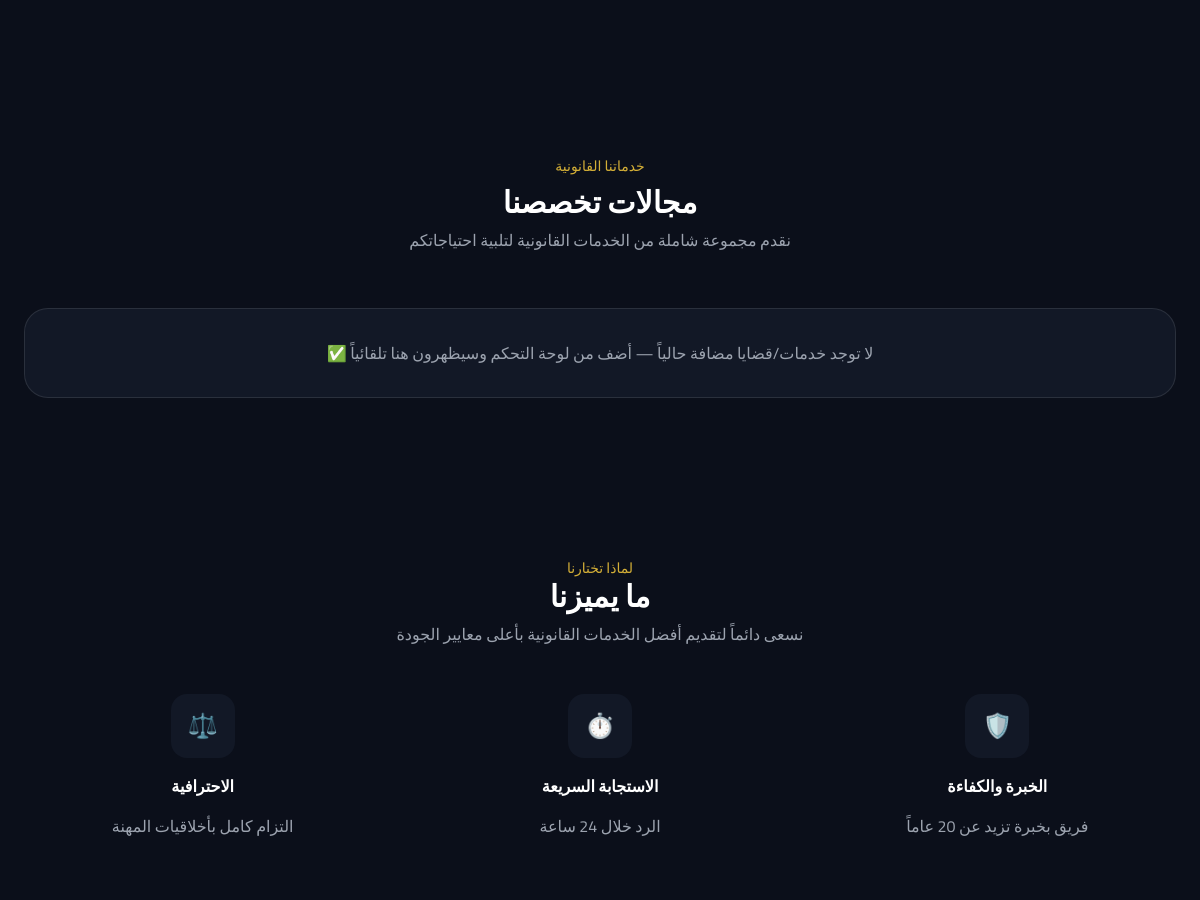
Before: / (middle part) with the older database file.
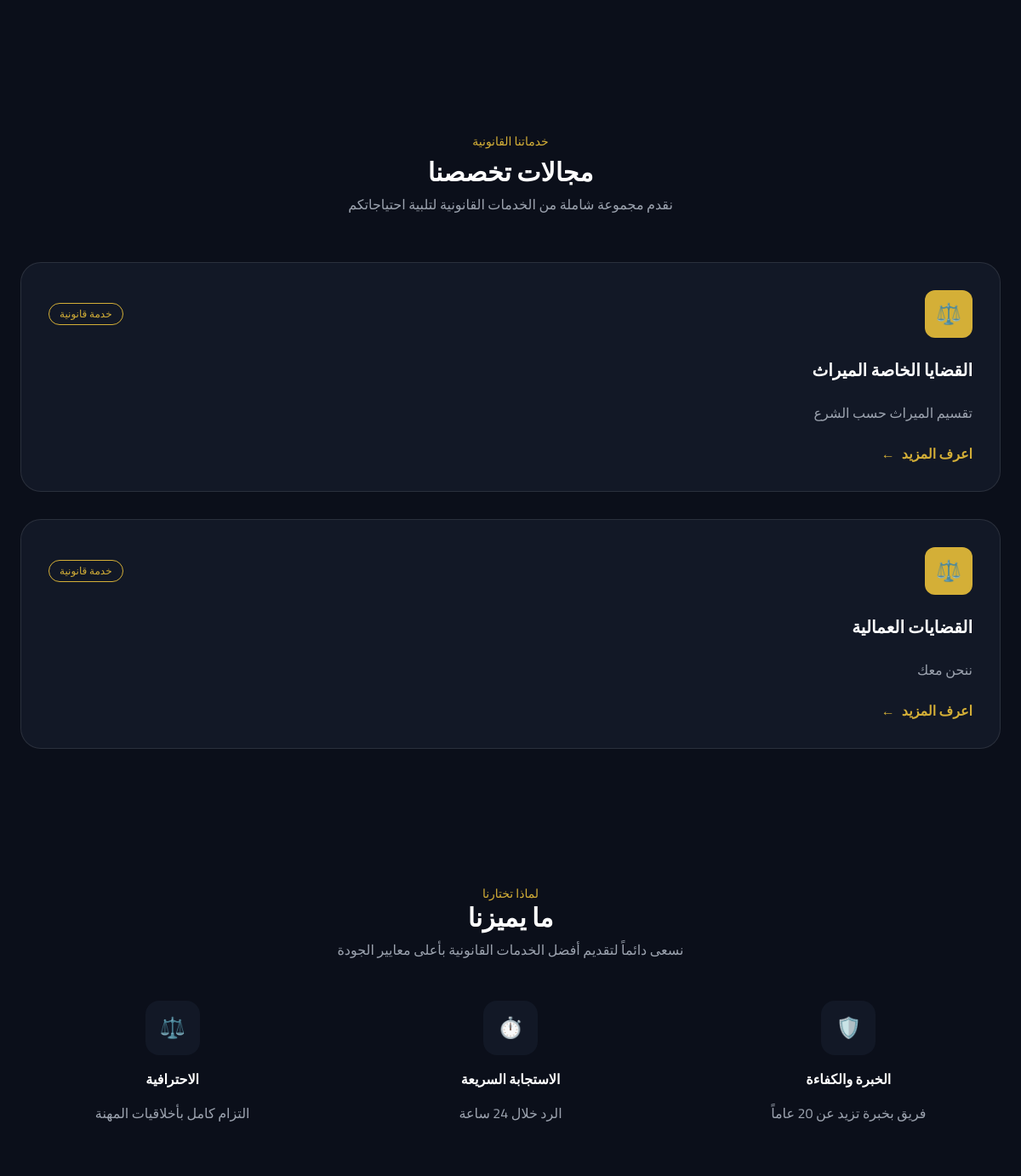
After: the same page with the newer database file.
### legal/models.py (models this page shows, shortened)
class LegalService(models.Model):
    SERVICE_TYPES = [
        ("case", "قضية"),
        ("service", "خدمة قانونية"),
    ]
    title = models.CharField(
        max_length=200,
        verbose_name="العنوان"
    )
    description = models.TextField(
        verbose_name="الوصف"
    )
    icon = models.CharField(
        max_length=20,
        verbose_name="الأيقونة",
        help_text="مثال: ⚖️ 🏢 👨‍👩‍👧",
        blank=True
    )
    image = models.ImageField(
        upload_to="legal_services/",
        verbose_name="صورة الكرت",
        blank=True,
        null=True
    )
    service_type = models.CharField(
        max_length=20,
        choices=SERVICE_TYPES,
        verbose_name="التصنيف"
    )
    is_active = models.BooleanField(
        default=True,
        verbose_name="مفعل"
    )
    order = models.PositiveIntegerField(
        default=0,
        verbose_name="الترتيب"
    )
    class Meta:
        ordering = ["order"]
        verbose_name = "خدمة قانونية / قضية"
        verbose_name_plural = "الخدمات والقضايا"

### legal/views.py (the view)
# urls.py: path("", home, name="home"),
def home(request):
    services = LegalService.objects.filter(
        is_active=True
    ).order_by("order")
    return render(
        request,
        "index.html",
        {
            "services": services
        }
    )

### templates/index.html (shortened to what this page needs)
<!DOCTYPE html>
<html lang="ar" dir="rtl">
<head>
  <script src="https://cdn.tailwindcss.com"></script>
</head>
<body class="bg-dark text-white font-cairo">
<section class="px-6 py-20">
</section>
<section class="px-6 py-20">
  <div class="container-desktop space-y-14">
    <div class="text-center space-y-2">
      <p class="text-gold text-sm">خدماتنا القانونية</p>
      <h2 class="text-3xl font-bold">مجالات تخصصنا</h2>
      <p class="text-gray-400">
        نقدم مجموعة شاملة من الخدمات القانونية لتلبية احتياجاتكم
      </p>
    </div>
    <div class="services-grid flex flex-col space-y-6 lg:space-y-0">
      {% for service in services %}
      <div class="bg-card rounded-3xl p-8 space-y-6 border border-white/10 hover:border-gold transition hover:-translate-y-1 hover:shadow-[0_20px_40px_rgba(212,175,55,0.12)]">
        <div class="flex items-center justify-between">
          <div class="bg-gold text-black w-14 h-14 rounded-xl flex items-center justify-center text-2xl">
            {{ service.icon|default:"⚖️" }}
          </div>
          <span class="text-xs px-3 py-1 rounded-full border border-gold text-gold bg-transparent">
            {{ service.get_service_type_display }}
          </span>
        </div>
        <h3 class="text-xl font-bold">
          {{ service.title }}
        </h3>
        <p class="text-gray-400">
          {{ service.description|truncatewords:18 }}
        </p>
        <a href="#" class="text-gold font-semibold inline-flex items-center gap-2">
          اعرف المزيد <span>←</span>
        </a>
      </div>
      {% empty %}
      <div class="bg-card rounded-3xl p-8 text-center text-gray-400 border border-white/10">
        لا توجد خدمات/قضايا مضافة حالياً — أضف من لوحة التحكم وسيظهرون هنا تلقائياً ✅
      </div>
      {% endfor %}
    </div>
  </div>
</section>
<section class="px-6 py-20 text-center">
  <div class="container-desktop space-y-12">
    <div>
      <p class="text-gold text-sm">لماذا تختارنا</p>
      <h2 class="text-3xl font-bold">ما يميزنا</h2>
      <p class="text-gray-400 mt-2">
        نسعى دائماً لتقديم أفضل الخدمات القانونية بأعلى معايير الجودة
      </p>
    </div>
    <div class="why-grid">
      <div class="space-y-4">
        <div class="mx-auto bg-card w-16 h-16 rounded-2xl flex items-center justify-center text-gold text-2xl">🛡️</div>
        <h3 class="font-bold">الخبرة والكفاءة</h3>
        <p class="text-gray-400">فريق بخبرة تزيد عن 20 عاماً</p>
      </div>
      <div class="space-y-4">
        <div class="mx-auto bg-card w-16 h-16 rounded-2xl flex items-center justify-center text-gold text-2xl">⏱️</div>
        <h3 class="font-bold">الاستجابة السريعة</h3>
        <p class="text-gray-400">الرد خلال 24 ساعة</p>
      </div>
      <div class="space-y-4">
        <div class="mx-auto bg-card w-16 h-16 rounded-2xl flex items-center justify-center text-gold text-2xl">⚖️</div>
        <h3 class="font-bold">الاحترافية</h3>
        <p class="text-gray-400">التزام كامل بأخلاقيات المهنة</p>
      </div>
    </div>
  </div>
</section>
{% include "footer.html" %}
</body>
</html>

### templates/footer.html (shortened to what this page needs)
<!DOCTYPE html>
<html lang="ar" dir="rtl">
<head>
</head>
<body>
</body>
</html>

### templates/index.html (style rules this page uses)
@media (min-width: 1024px) { .container-desktop { max-width: 1800px; margin-left: auto; margin-right: auto; } }
@media (min-width: 1024px) { .services-grid { display: grid; grid-template-columns: repeat(3, 1fr); gap: 32px; } }
@media (min-width: 1024px) { .why-grid { display: grid; grid-template-columns: repeat(3, 1fr); gap: 40px; } }

Changed rows visible on the page:
added LegalService: icon "⚖️", service_type "خدمة قانونية", title "القضايا الخاصة الميراث", description "تقسيم الميراث حسب الشرع"
added LegalService: icon "⚖️", service_type "خدمة قانونية", title "القضايات العمالية", description "ننحن معك"
Other visible differences:
text no longer shown: "لا توجد خدمات/قضايا مضافة حالياً — أضف من لوحة التحكم وسيظهرون هنا تلقائياً ✅"
